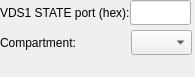
<?xml version="1.0" encoding="UTF-8"?>
<ui version="4.0">
 <class>hadesvm::cereon::Vds1DisplayEditor</class>
 <widget class="QWidget" name="hadesvm::cereon::Vds1DisplayEditor">
  <property name="geometry">
   <rect>
    <x>0</x>
    <y>0</y>
    <width>195</width>
    <height>77</height>
   </rect>
  </property>
  <property name="windowTitle">
   <string>Form</string>
  </property>
  <widget class="QLabel" name="controllerCompartmentLabel">
   <property name="geometry">
    <rect>
     <x>0</x>
     <y>30</y>
     <width>131</width>
     <height>25</height>
    </rect>
   </property>
   <property name="text">
    <string>Compartment:</string>
   </property>
  </widget>
  <widget class="QLineEdit" name="controllerStatePortLineEdit">
   <property name="geometry">
    <rect>
     <x>130</x>
     <y>0</y>
     <width>61</width>
     <height>25</height>
    </rect>
   </property>
  </widget>
  <widget class="QLabel" name="controllerStatePortLabel">
   <property name="geometry">
    <rect>
     <x>0</x>
     <y>0</y>
     <width>131</width>
     <height>25</height>
    </rect>
   </property>
   <property name="text">
    <string>VDS1 STATE port (hex):</string>
   </property>
  </widget>
  <widget class="QComboBox" name="controllerCompartmentComboBox">
   <property name="geometry">
    <rect>
     <x>131</x>
     <y>30</y>
     <width>61</width>
     <height>25</height>
    </rect>
   </property>
  </widget>
 </widget>
 <resources/>
 <connections>
  <connection>
   <sender>controllerStatePortLineEdit</sender>
   <signal>textChanged(QString)</signal>
   <receiver>hadesvm::cereon::Vds1DisplayEditor</receiver>
   <slot>_onControllerStatePortLineEditTextChanged(QString)</slot>
   <hints>
    <hint type="sourcelabel">
     <x>160</x>
     <y>12</y>
    </hint>
    <hint type="destinationlabel">
     <x>97</x>
     <y>38</y>
    </hint>
   </hints>
  </connection>
 </connections>
 <slots>
  <slot>_onControllerStatePortLineEditTextChanged(QString)</slot>
 </slots>
</ui>
